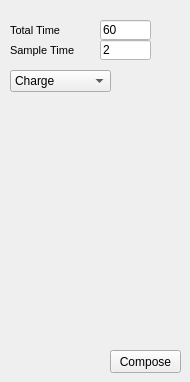
      <widget class="QWidget" name="tab_8">
       <attribute name="title">
        <string>Time Elapse</string>
       </attribute>
       <widget class="QLineEdit" name="lineEdit_TimeElapseSampleTime">
        <property name="geometry">
         <rect>
          <x>100</x>
          <y>40</y>
          <width>51</width>
          <height>20</height>
         </rect>
        </property>
        <property name="styleSheet">
         <string notr="true">background-color: rgb(255, 255, 255)</string>
        </property>
        <property name="text">
         <string>2</string>
        </property>
       </widget>
       <widget class="QLabel" name="label_IncrementSpeen_16">
        <property name="geometry">
         <rect>
          <x>10</x>
          <y>40</y>
          <width>81</width>
          <height>21</height>
         </rect>
        </property>
        <property name="font">
         <font>
          <pointsize>8</pointsize>
         </font>
        </property>
        <property name="text">
         <string>Sample Time</string>
        </property>
        <property name="alignment">
         <set>Qt::AlignLeading|Qt::AlignLeft|Qt::AlignVCenter</set>
        </property>
       </widget>
       <widget class="QLabel" name="label_IncrementSpeen_17">
        <property name="geometry">
         <rect>
          <x>10</x>
          <y>20</y>
          <width>81</width>
          <height>21</height>
         </rect>
        </property>
        <property name="font">
         <font>
          <pointsize>8</pointsize>
         </font>
        </property>
        <property name="text">
         <string>Total Time</string>
        </property>
        <property name="alignment">
         <set>Qt::AlignLeading|Qt::AlignLeft|Qt::AlignVCenter</set>
        </property>
       </widget>
       <widget class="QLineEdit" name="lineEdit_TimeElapseTotalTime">
        <property name="geometry">
         <rect>
          <x>100</x>
          <y>20</y>
          <width>51</width>
          <height>20</height>
         </rect>
        </property>
        <property name="styleSheet">
         <string notr="true">background-color: rgb(255, 255, 255)</string>
        </property>
        <property name="text">
         <string>60</string>
        </property>
       </widget>
       <widget class="QPushButton" name="button_ComposeTimeElapse">
        <property name="geometry">
         <rect>
          <x>110</x>
          <y>350</y>
          <width>71</width>
          <height>23</height>
         </rect>
        </property>
        <property name="sizePolicy">
         <sizepolicy hsizetype="Fixed" vsizetype="Fixed">
          <horstretch>0</horstretch>
          <verstretch>0</verstretch>
         </sizepolicy>
        </property>
        <property name="maximumSize">
         <size>
          <width>200</width>
          <height>16777215</height>
         </size>
        </property>
        <property name="baseSize">
         <size>
          <width>0</width>
          <height>0</height>
         </size>
        </property>
        <property name="text">
         <string>Compose</string>
        </property>
       </widget>
       <widget class="QComboBox" name="comboBox_TimeElapseEMMode">
        <property name="geometry">
         <rect>
          <x>10</x>
          <y>70</y>
          <width>101</width>
          <height>22</height>
         </rect>
        </property>
        <item>
         <property name="text">
          <string>Charge</string>
         </property>
        </item>
        <item>
         <property name="text">
          <string>Voltage</string>
         </property>
        </item>
       </widget>
      </widget>
